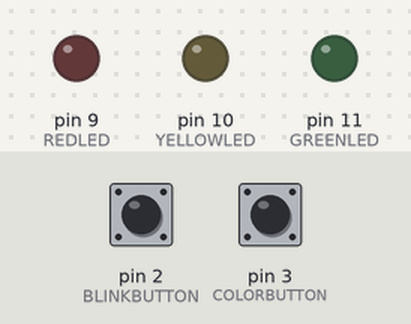
This sketch was run on a simulated Arduino Uno, built with avr-gcc and run on an emulated ATmega328P. Parts: output pins drawn as LEDs (lit = HIGH). The inputs (shaded band) are chosen by the test bench; at power-on: pin 3 (COLORBUTTON) LOW, pin 2 (BLINKBUTTON) LOW.

Above: at 1.2 s.
1.3 s: pin 3 (COLORBUTTON) pulled HIGH for 0.15 s
At 1.7 s:
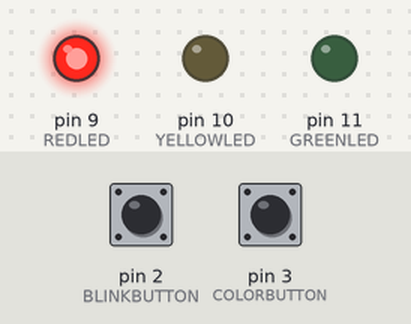
2.9 s: pin 2 (BLINKBUTTON) pulled HIGH for 0.15 s
At 3.25 s:
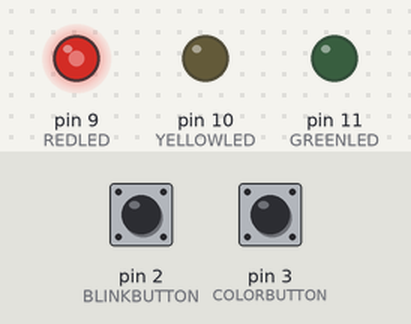
5.9 s: pin 3 (COLORBUTTON) pulled HIGH for 1 s
At 6.3 s:
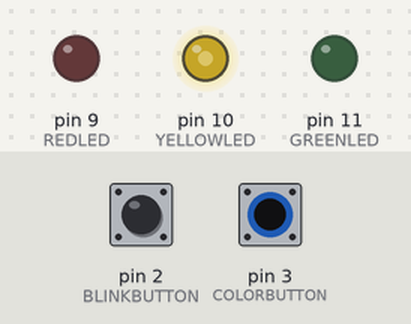
8.9 s: pin 3 (COLORBUTTON) pulled HIGH for 0.15 s
11.9 s: pin 2 (BLINKBUTTON) pulled HIGH for 1 s
Timing chart, 0 to 14.9 s (numbered marks = the images above; inputs shaded):
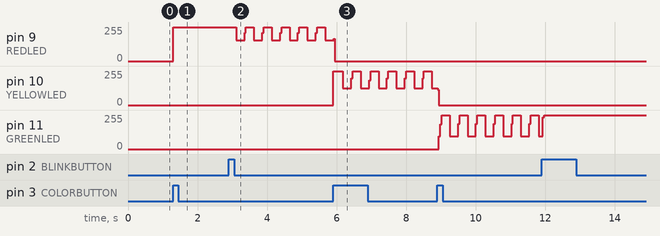

The sketch:

2-6-toggling_led_night_light.ino
```cpp
// ALL DIGITAL INPUTS MUST HAVE A PULL DOWN RESISTOR CONNECTED TO GROUND
const int REDLED = 9;       // RED LED connected to pin 9
const int YELLOWLED = 10;   // YELLOW LED connected to pin 10
const int GREENLED = 11;    // GREEN LED connected to pin 11
const int COLORBUTTON = 3;  // Color Button connected to pin 3
const int BLINKBUTTON = 2;  // Blink Button connected to pin 2

boolean prevColorButton = LOW;     // prev button state
boolean currentColorButton = LOW;  // current button state
boolean prevBlinkButton = LOW;
boolean currentBlinkButton = LOW;
int ledColorMode = 0;  // cycle between colors

int activeLED = 0;
boolean isBlinking = false;

void setup() {
  // put your setup code here, to run once:
  pinMode(REDLED, OUTPUT);
  pinMode(YELLOWLED, OUTPUT);
  pinMode(GREENLED, OUTPUT);
  pinMode(COLORBUTTON, INPUT);
  pinMode(BLINKBUTTON, INPUT);
}

// Debouncing function
// - to account for button spring bouncing instead of settling when pressed
// Takes prevButton state as
// Returns current debounced button state
boolean debounce(boolean last, int button) {
  boolean current = digitalRead(button);  // Read button state

  if (last != current) {
    delay(5);                       // Delay by 5ms
    current = digitalRead(button);  // Read button state again
  }

  return current;  // return current value
}


// LED Mode Selection
void setMode(int mode) {
  if (mode == 1) {  // Red
    digitalWrite(REDLED, HIGH);
    digitalWrite(YELLOWLED, LOW);
    digitalWrite(GREENLED, LOW);
    activeLED = REDLED;
  } else if (mode == 2) {  // Yellow
    digitalWrite(REDLED, LOW);
    digitalWrite(YELLOWLED, HIGH);
    digitalWrite(GREENLED, LOW);
    activeLED = YELLOWLED;
  } else if (mode == 3) {  // Green
    digitalWrite(REDLED, LOW);
    digitalWrite(YELLOWLED, LOW);
    digitalWrite(GREENLED, HIGH);
    activeLED = GREENLED;
  } else {
    digitalWrite(REDLED, LOW);
    digitalWrite(YELLOWLED, LOW);
    digitalWrite(GREENLED, LOW);
    activeLED = 12;
  }
}

void setBlink(boolean isBlinking, int led) {
  if (isBlinking == true) {
    digitalWrite(led, (millis() % 512) > 256);

  } else if (isBlinking == false) {
    digitalWrite(activeLED, HIGH);
  }
}

void loop() {
  // put your main code here, to run repeatedly:
  currentColorButton = debounce(prevColorButton, COLORBUTTON);  // Read debounce state
  if (prevColorButton == LOW && currentColorButton == HIGH) {
    ledColorMode++;
  }
  prevColorButton = currentColorButton;
  if (ledColorMode == 4) {
    ledColorMode = 0;
  }
  setMode(ledColorMode);

  currentBlinkButton = debounce(prevBlinkButton, BLINKBUTTON);  // Read debounce state
  if (prevBlinkButton == LOW && currentBlinkButton == HIGH) {
    isBlinking = !isBlinking;
  }
  prevBlinkButton = currentBlinkButton;

  setBlink(isBlinking, activeLED);
}
```

Measured:
- after the input at 1.3 s, pin 9 (REDLED): 0/255 → 255/255 at once
- after the input at 2.9 s, pin 9 (REDLED): 255/255 → 156/255 after 0.21 s, then repeats every 0.51 s: 213/255 0.04 s, 255/255 0.23 s, 156/255 0.24 s
